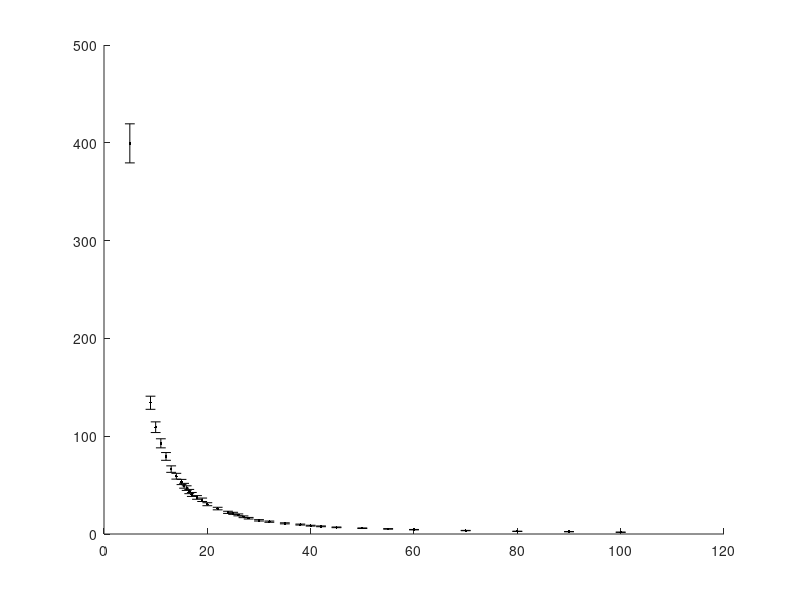

This figure's MATLAB source: (Note: this script raises an error after producing the figure.)
% radiation vs. distance
% x = distance(cm)
x = [100;90;80;70;60;55;50;45;42;40;38;35;32;30;28;27;26;25;24;22;20;19;18;17;16.5;16;15.5;15;14;13;12;11;10;9;5];

% y = converted sensor reading(W/m^2)
y = [1.82;2.39;2.73;3.52;4.43;5.23;5.91;6.82;7.84;8.52;9.66;10.91;12.61;13.98;16.14;17.61;19.55;21.14;22.16;26.02;30.45;35;37.39;40.45;43.41;46.93;49.32;53.18;59.09;66.36;79.32;92.73;109.2;134.2;399.43];
ey=0.05.*y % this is bogus and made up for convenience!!! Use your actual estimate.

% define an "anonymous" function to represent the 1/x^2 behavior we expect
% our data to follow.
% B = a background term, the value the data would have at x=infinity
% C = a scale factor which multiplies (x-x0)^n. It translates the units
% from distance^n to radiated power
% n = the power in the power law. Should be -2.
% x0 = maybe the filament wasn't exactly at x=0? If so, this term allows
% the fit to try and correct for that. Careful: in general we get complex
% numbers if x0>x. We'll need to limit the values that x0 can take within
% the fit. See below.
f = @(B,C,n,x0,x) B+C.*power(x-x0,n); % our function

%Below: plot the data, plot an estimate of the best fit, fit the data, then
%plot the best fit.
f1=figure(1);
hold on; % allow multiple plots on the same figure
%%% plot the data
errorbar(x,y,ey,'.k','Markersize',20);
%%% plot an estimate of the best fit. I had to play around with the
%%% parameters to get this.
plot(x,f(0,10000,-2,0,x),'--k');

%%% now do the fit.
[fit1,gof]=fit(x,y,f,'Weight',power(ey,-2),'Startpoint',[0 10000 -2 0],'Upper',[inf inf inf 4.9]);
fit1 % without the trailing ; this prints the result of the fit in the command window
gof
%%% now plot the fit
plot(x,fit1(x),'--r')
%%% label axes and make a legend
xlabel('distance (cm)');
ylabel('radiated power (W/m^2)');
legend({'Our data','our guess','best fit'},'FontSize',20,'Location','northeast');
hold off;

% now plot residuals of the fit. This is easier than it seems
f2=figure(2);
errorbar(x,(fit1(x)-y)./ey,ones(1,length(x))','.k','markersize',20) %the ones() thing does the error bars
xlabel('distance (cm)');
ylabel('residual = (data - best fit) / uncertainty on data'); 

% get 68% confidence intervals. This is what we normally think of as "1
% sigma"
ci=confint(fit1,0.68)
sprintf('At best fit, n = %f',fit1.n)
sprintf('68%% confidence interval for n = [%f, %f]',ci(1,3),ci(2,3)) 
